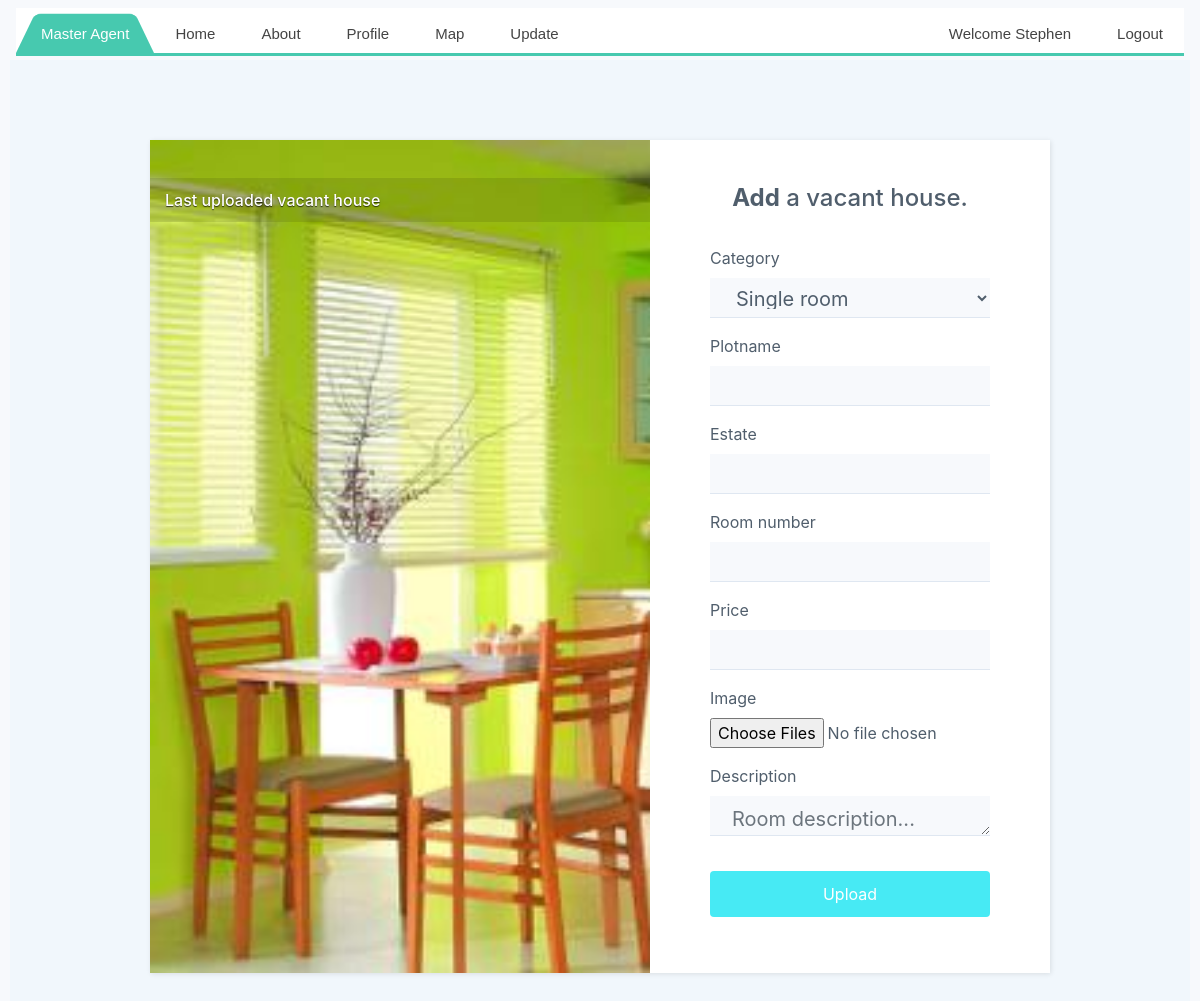
The app's page /update (signed in) with its own data.
### agent/models.py (models this page shows, shortened)
class users(db.Model, UserMixin):
    __tablename__ = "users"
    id = db.Column(db.Integer, primary_key = True)
    firstName = db.Column(db.String(20), nullable = False)
    lastName = db.Column(db.String(20), nullable = False)
    email = db.Column(db.String(50), unique = True, nullable = False)
    phoneNumber = db.Column(db.String(15), unique = True, nullable = False)
    image_file = db.Column(db.String(20), nullable = False, default = 'default.jpg')
    password = db.Column(db.String(60), nullable = False)
    is_staff = db.Column(db.Boolean, default = False)
    profile = db.relationship('Profile',backref='users', lazy=True)

class Images(db.Model):
    __tablename__ = "images"
    id = db.Column(db.Integer, primary_key = True)
    image = db.Column(db.String, nullable = False, default = 'default.jpg')
    uploader_id = db.Column(db.Integer, db.ForeignKey('uploader.id'), nullable = False)

### agent/routes.py (the view, shortened to what this page needs)
@app.route('/update', methods = ['GET', 'POST'])
@login_required
def update():
    if not current_user.is_staff:
        return redirect(url_for('home'))
    session = db.session()
    form = UploadForm()
    u = Images.query.all()
    upload = u[-1].image
    return render_template('upload.html', upload = upload, form = form)

### agent/forms.py
class UploadForm(FlaskForm):
    category = SelectField(choices=[('Single room','Single room'), ('Bed sitter','Bed sitter'),
                                ('One bedroom','One bedroom'),('Two bedroom','Two bedroom'),
                                ('Three bedroom','Three bedroom')])
    plotname = StringField('Plotname',
                             validators = [DataRequired(), Length(min = 2, max = 20)])
    estate = StringField('Estate',
                             validators = [DataRequired(), Length(min = 1, max = 20)])
    roomNumber = StringField('Room number',
                             validators = [DataRequired(), Length(min = 1, max = 20)])
    price = DecimalField('Price',
                          places=2, validators = [DataRequired()])
    image = FileField(validators=[FileAllowed(['jpg','png','jpeg']),
                                         FileRequired(u'File was empty!')])
    description = TextAreaField('Description')
    submit = SubmitField(u'Upload')

### agent/models.py (called while the page is built)
@login_manager.user_loader
def load_user(user_id):
    return users.query.get(int(user_id))

### agent/templates/upload.html (shortened to what this page needs)
{% extends 'layout.html' %}
{% block content%}
    <div class="register-photo">
        <div class="form-container">
            <div class="image-holder" style="background-image:url(&quot;static/photos/{{upload}}&quot;);">
            <p class="hero-subtitle">Last uploaded vacant house</p>
            </div>
            <form method="POST" action="" enctype="multipart/form-data">
                <h2 class="text-center"><strong>Add</strong> a vacant house.</h2>
                <div class="form-group">
                    {{form.category.label(class = "form-control-label")}}
                    {% if form.category.errors %}
                    {{form.category(class = "form-control form-control-lg is-invalid")}}
                    <div class="invalid-feedback">
                        {% for error in form.category.errors %}
                            <span>{{ error }}</span>
                        {% endfor %}
                    </div>
                    {% else %}
                    {{form.category(class = "form-control form-control-lg")}}
                    {% endif %}
                </div>
                <div class="form-group">
                    {{form.plotname.label(class = "form-control-label")}}
                    {% if form.plotname.errors %}
                    {{form.plotname(class = "form-control form-control-lg is-invalid")}}
                    <div class="invalid-feedback">
                        {% for error in form.plotname.errors %}
                            <span>{{ error }}</span>
                        {% endfor %}
                    </div>
                    {% else %}
                    {{form.plotname(class = "form-control form-control-lg")}}
                    {% endif %}
                </div>
                <div class="form-group">
                    {{form.estate.label(class = "form-control-label")}}
                    {% if form.estate.errors %}
                    {{form.estate(class = "form-control form-control-lg is-invalid")}}
                    <div class="invalid-feedback">
                        {% for error in form.estate.errors %}
                            <span>{{ error }}</span>
                        {% endfor %}
                    </div>
                    {% else %}
                    {{form.estate(class = "form-control form-control-lg")}}
                    {% endif %}
                    </div>
                <div class="form-group">
                    {{form.roomNumber.label(class = "form-control-label")}}
                    {% if form.roomNumber.errors %}
                    {{form.roomNumber(class = "form-control form-control-lg is-invalid")}}
                    <div class="invalid-feedback">
                        {% for error in form.roomNumber.errors %}
                            <span>{{ error }}</span>
                        {% endfor %}
                    </div>
                    {% else %}
                    {{form.roomNumber(class = "form-control form-control-lg")}}
                    {% endif %}
                </div>
                <div class="form-group">
                    {{form.price.label(class = "form-control-label")}}
                    {% if form.price.errors %}
                    {{form.price(class = "form-control form-control-lg is-invalid")}}
                    <div class="invalid-feedback">
                        {% for error in form.price.errors %}
                            <span>{{ error }}</span>
                        {% endfor %}
                    </div>
                    {% else %}
                    {{form.price(class = "form-control form-control-lg")}}
                    {% endif %}
                </div>
                <div class="form-group">
                    {{form.image.label()}}
                    {{form.image(class = "form-control-file", multiple="multiple")}}
                </div>
                <div class="form-group">
                    {{form.description.label(class = "form-control-label")}}
                    {% if form.description.errors %}
                    {{form.description(class = "form-control form-control-lg is-invalid")}}
                    <div class="invalid-feedback">
                        {% for error in form.description.errors %}
                            <span>{{ error }}</span>
                        {% endfor %}
                    </div>
                    {% else %}
                    {{form.description(class = "form-control form-control-lg", placeholder = "Room description...")}}
                    {% endif %}
                </div>
                <div class="form-group">
                    {{form.submit(class="btn btn-primary btn-block", style="background-color:rgb(71,234,244);")}}
                </div>
            </form>
        </div>
    </div>
{% endblock %}

### agent/templates/includes/_navbar.html (shortened to what this page needs)
<nav class="navbar fixed-top">
<div class="collapse navbar-collapse" id='cssmenu'>
<ul>
   <li class='al active'><a href='{{url_for("home")}}'>Master Agent </a></li>
   <li class="al"><a href='{{url_for("home")}}'>Home</a></li>
   <li class="al"><a href="{{url_for('about')}}">About</a></li>
   <li class="al"><a href="{{url_for('profile')}}">Profile</a></li>
   <li class="al"><a href="#">Map</a></li>
   {% if current_user.is_staff %}
   <li class="al"><a href="{{url_for('update')}}">Update</a></li>
   {% endif %}
        {% if current_user.is_authenticated %}
        <li class="right">
            <a class="nav-link" href="{{url_for('logout')}}">Logout</a>
        </li>
        <li class="right nav-item">
            <a href="{{url_for('profile')}}">Welcome {{current_user.firstName}}</a>
        </li>
        {% endif %}
</ul>
</div>
</nav>

### agent/static/css/style.css (style rules this page uses)
.navbar { margin-top: 0%; margin-bottom: 10px; }
body { background-color: #f7f9fc; }
#cssmenu, #cssmenu ul, #cssmenu ul li, #cssmenu ul li a { margin: 0; padding: 0; border: 0; list-style: none; line-height: 1; display: block; position: relative; -webkit-box-sizing: border-box; -moz-box-sizing: border-box; box-sizing: border-box; }
#cssmenu:after, #cssmenu > ul:after { content: "."; display: block; clear: both; visibility: hidden; line-height: 0; height: 0; }
#cssmenu { width: auto; border-bottom: 3px solid #47c9af; font-family: Raleway, sans-serif; line-height: 1; }
#cssmenu ul { background: #ffffff; }
#cssmenu > ul > li.al { float: left; }
#cssmenu > ul > li.right { float: right; }
#cssmenu > ul > li > a { z-index: 2; padding: 18px 25px 12px 25px; font-size: 15px; font-weight: 400; text-decoration: none; color: #444444; -webkit-transition: all .2s ease; -moz-transition: all .2s ease; -ms-transition: all .2s ease; -o-transition: all .2s ease; transition: all .2s ease; margin-right: -4px; }
#cssmenu > ul > li.active > a, #cssmenu > ul > li:hover > a, #cssmenu > ul > li > a:hover { color: #ffffff; }
#cssmenu > ul > li > a:after { position: absolute; left: 0; bottom: 0; right: 0; z-index: -1; width: 100%; height: 120%; border-top-left-radius: 8px; border-top-right-radius: 8px; content: ""; -webkit-transition: all .2s ease; -o-transition: all .2s ease; transition: all .2s ease; -webkit-transform: perspective(5px) rotateX(2deg); -webkit-transform-origin: bottom; -moz-transform: perspective(5px) rotateX(2deg); -moz-transform-origin: bottom; transform: perspective(5px) rotateX(2deg); transform-origin: bottom; }
#cssmenu > ul > li.active > a:after, #cssmenu > ul > li:hover > a:after, #cssmenu > ul > li > a:hover:after { background: #47c9af; }

### records on screen
users: firstName "Stephen"
Images: image (picture)
